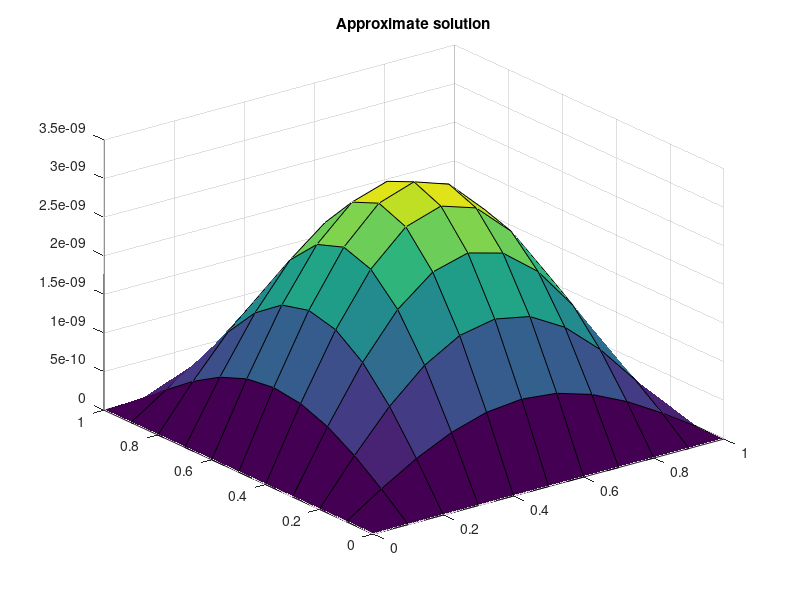
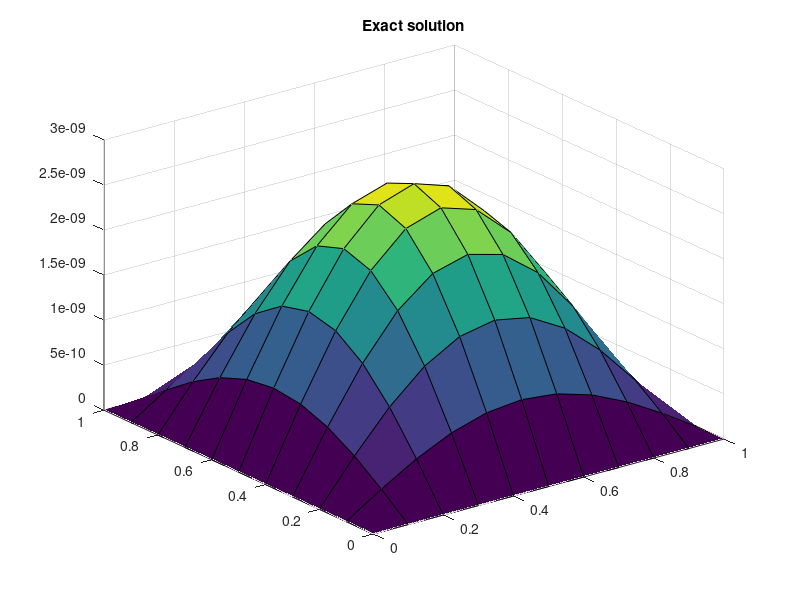

MATLAB code for these plots, in order:
%%%%%%%%%%%%%%%%%%%%%%%%%%%%%%%%%%%%%%%%%%%%%%%%%%%%%%%%
%%%             Parabolic 2D Problem                 %%%
%%%   u_t = u_xx + u_yy, (x,y) = (0,1)x(0,1), t > 0  %%% 
%%%    u(x,y,0) = sin(pi*x) sin(pi*y)                %%%
%%%     u = 0 on boundary                            %%%
%%% The exact soln: exp(-2*pi^2*t)sin(pi*x)sin(pi*y) %%%
%%%          Course: MATH F422, Dr. P. Dhanumjaya    %%%
%%%%%%%%%%%%%%%%%%%%%%%%%%%%%%%%%%%%%%%%%%%%%%%%%%%%%%%%

clear all
close all

a=0; b=1;  
c=0;   d=1;  
tfinal = 1.0;

n = 10;
   
   m = n;
   h = (b-a)/n;        
   dt=0.001;   
   x=a:h:b; 
   y=c:h:d;
   mu = dt/(2*h^2);

%-- Initial condition:

   for i=1:m+1,
      for j=1:m+1,
         u1(i,j) = sin(pi*x(i))*sin(pi*y(j)); 
      end
   end

%---------- loop for time t --------------------------------------

Tf = fix(tfinal/dt);

t = 0;

for k=1:Tf

for i = 1:m+1
    u2(i,1) = 0;
    u2(i,n+1) = 0;
end

A = sparse(m-1,m-1); b1=zeros(m-1,1);

for j = 2:n,                             % Look for fixed y(j) 

 for i=2:m,
      b1(i-1) = mu*(u1(i,j-1) -2*u1(i,j) + u1(i,j+1))+ ...
	 u1(i,j);
 end
      
 A(1,1) = (1+2*mu);
 A(1,2) = -mu;
 A(2,1) = -mu;
 for i = 2:m-2
     A(i,i+1) = -mu;
     A(i+1,i) = -mu;
     A(i,i) = (1+2*mu);
 end
 A(m-1,m-2) = -mu;
 A(m-1,m-1) = (1+2*mu);
 
     ut = A\b1;                          % Solve the diagonal matrix.
     for i=1:m-1,
	u2(i+1,j) = ut(i);
     end

 end                                    % Finish x-sweep.



%-------------- loop in y -direction --------------------------------

for i = 1:m+1
    u1(1,i) = 0;
    u1(m+1,i) = 0;
end

B = sparse(m-1,m-1); b2=zeros(m-1,1);

for i = 2:m,

   for j=2:n,
      b2(j-1) = mu*(u2(i-1,j) -2*u2(i,j) + u2(i+1,j))+ u2(i,j);
 end
      
 B(1,1) = (1+2*mu);
 B(1,2) = -mu;
 B(2,1) = -mu;
 
 for j = 2:n-2
     B(j,j+1) = -mu;
     B(j+1,j) = -mu;
     B(j,j) = (1+2*mu);
 end
 B(n-1,n-2) = -mu;
 B(n-1,n-1) = (1+2*mu);
 

     ut = B\b2;
     for j=1:n-1,
        u1(i,j+1) = ut(j);
     end

 end                             

 t = t + dt;
     
end       


  for i=1:m+1,
    for j=1:n+1,
       ue(i,j) = exp(-2*pi^2*t)*sin(pi*x(i))*sin(pi*y(j)); 
  end
  end
  
  error = max(max(abs(u1-ue)))    
 
  figure(1); 
  surf(x,y,u1);    
  title('Approximate solution')
  figure(2); 
  surf(x,y,ue)          
  title('Exact solution')
  